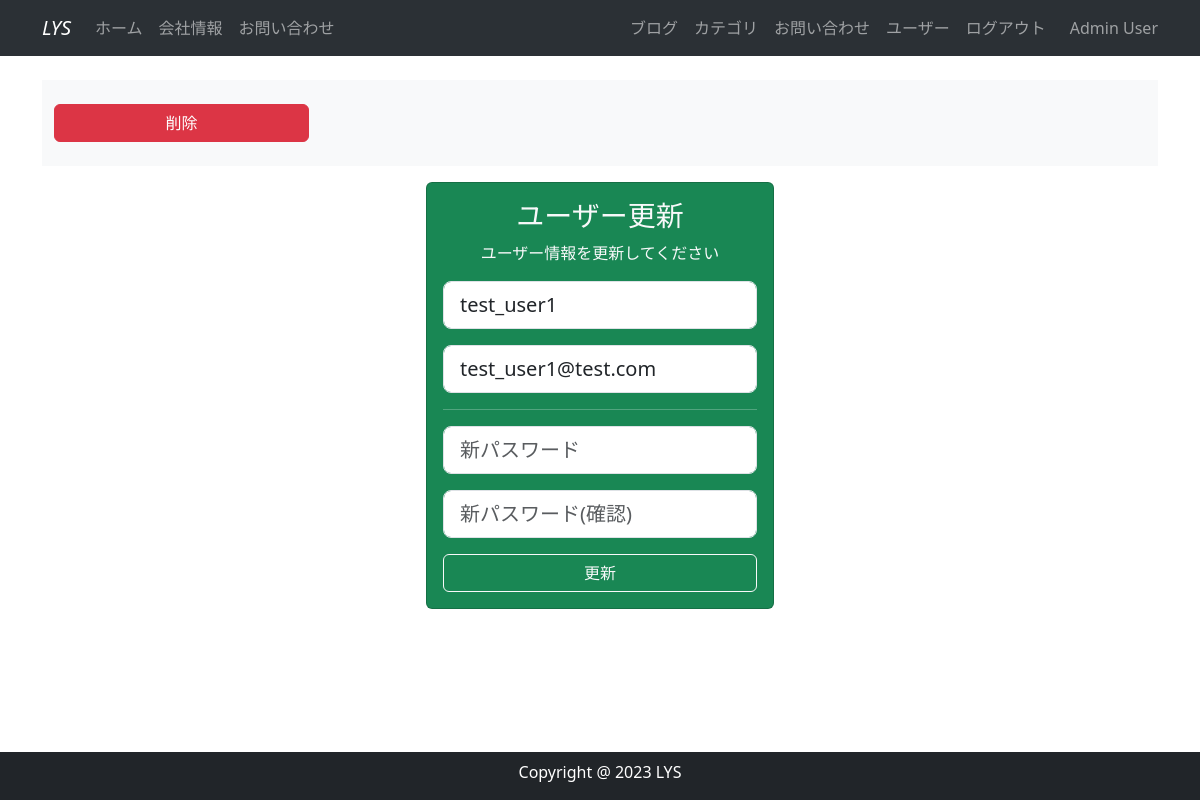
The page /2/account (signed in) on the database its author committed.
### company_blog/models.py (models this page shows, shortened)
class User(db.Model, UserMixin):   # テーブル(model)を作成※modelクラスがデータベースのテーブルになる(db.Modelを継承して作成)
    __tablename__ = 'users' # テーブル名を指定(これを記述しない場合はクラス名のuserがテーブル名になる)
    id = db.Column(db.Integer, primary_key=True)    # Primary_keyは自動で数字が振られる
    email = db.Column(db.String(64), unique=True, index=True)    # Stringは最大文字数を指定できる
    username = db.Column(db.String(64), unique=True, index=True)
    password_hash = db.Column(db.String(128)) # ハッシュ化=暗号化的なもの(暗号化は元に戻すことが可能だけどハッシュ化はできない)
    administrator = db.Column(db.String(1)) # ←追加した列
    post = db.relationship('BlogPost', backref='author', lazy='dynamic')    # モデル：BlogPostとのリレーションシップを設定【1対多の設定方法】
    @property
    def password(self):
        raise AttributeError('password is not a readable attribute')    # ハッシュ化前のPWを参照しようとすると←のエラーメッセージを表示
    def is_administrator(self):
        if self.administrator == "1":
            return 1
        else:
            return 0

### company_blog/users/views.py (the view)
@users.route('/<int:user_id>/account', methods=['GET', 'POST'])
@login_required
def account(user_id):
    with app.app_context():
        user = User.query.get_or_404(user_id)   # get_or_404=user_idで検索できればDBのレコードを変数へ格納、できなければ404エラーを格納
        if user.id != current_user.id and not current_user.is_administrator():
            abort(403)
        form = UpdateUserForm(user_id)  # ユーザーidをフォームに格納
        if form.validate_on_submit():   # 更新ボタンクリック時の処理(=フォームが送信され、かつ入力された内容に問題がないか確認)
            user.username = form.username.data  # フォームに入力されたユーザー名をモデルに格納
            user.email = form.email.data        # フォームに入力されたメールアドレスをモデルに格納
            if form.password.data:  # フォームにパスワードが入力されているか確認(パスワード入力時のみ処理するため)
                user.password = form.password.data  # フォームに入力されたパスワードをsetterを通じてプロパティ：passwordに設定する
            db.session.commit()
            flash('ユーザーアカウントが更新されました')
            return redirect(url_for('users.user_maintenance'))    # ユーザー管理ページへ遷移
        elif request.method == 'GET':   # 初期表示の処理を記述(対象レコードの更新フォームを表示)
            form.username.data = user.username  # フォームのユーザー名フィールドにDBから取得したユーザー名を格納
            form.email.data = user.email        # フォームのメールアドレスフィールドにDBから取得したメールアドレスを格納
    return render_template('users/account.html', form=form)   # form = UpdateUserForm(user_id)で作成したフォームをHTMLに渡す

### company_blog/users/forms.py (shortened to what this page needs)
class UpdateUserForm(FlaskForm):    # FlaskFormを継承してユーザー情報を更新するクラスを作成する
    email = StringField('メールアドレス', validators=[DataRequired(), Email()]) # message='メールアドレスが不正です'
    username = StringField('ユーザー名',validators=[DataRequired()])
    password = PasswordField('新パスワード',validators=[EqualTo('pass_confirm',message='パスワードが一致していません')])
    pass_confirm = PasswordField('新パスワード(確認)')
    submit = SubmitField('更新')
    def __init__(self, user_id, *args, **kwargs):    # ユーザー情報に対して何かしら処理する場合はuseridが必要になるため、formにuseridを格納しておくと便利
        super(UpdateUserForm, self).__init__(*args, **kwargs)   # このまま記述すると継承元(FlaskForm)のinit(初期化処理)が上書きされるため次の記述を行う
        self.id = user_id   # 初期値として受け取ったuser_idを属性に設定する(このidを元に対象のユーザーの情報を処理する)

### company_blog/models.py (called while the page is built)
@login_manager.user_loader  # ユーザー認証にかかわる関数を指定
def load_user(user_id):    # 引数にはユーザーを認証する際にユーザーを識別する情報を指定
    with app.app_context():
        return db.session.get(User, user_id)    # useridを元にUserからデータを読み込み、そのユーザーの情報を返す

### company_blog/templates/users/account.html (shortened to what this page needs)
{% extends "base.html" %}
{% block content %}
    {% if current_user.is_administrator() %}
    <div class="container my-3 py-4 bg-light">
        <div class="row">
            <div class="col-md-3">
                <button type="button"class="btn btn-danger w-100" data-bs-toggle="modal" data-bs-target="#del_modal">
                    削除
                </button>
            </div>
        </div>
    </div>
    {% endif %}
    <section id="user_update">
        <div class="container my-3">
            <div class="row">
                <div class="col-lg-4 mx-auto">
                    <div class="card bg-success text-center">
                        <div class="card-body text-light">
                            <h3>ユーザー更新</h3>
                            <p>ユーザー情報を更新してください</p>
                            <form method="post">
                                {{ render_field(form.username, placeholder="ユーザー名", class="form-control form-control-lg mb-3") }}
                                {{ render_field(form.email, placeholder="メールアドレス", class="form-control form-control-lg mb-3") }}
                                <hr>
                                {{ render_field(form.password, placeholder="新パスワード", class="form-control form-control-lg mb-3") }}
                                {{ render_field(form.pass_confirm, placeholder="新パスワード(確認)", class="form-control form-control-lg mb-3") }}
                                {{ form.submit(class="btn btn-outline-light w-100", value="更新") }}
                            </form>
                        </div>
                    </div>
                </div>
            </div>
        </div>
    </section>
{% endblock %}

### company_blog/templates/base.html (shortened to what this page needs)
<!DOCTYPE html>
<html lang="en">
<head>
    <link href="https://cdn.jsdelivr.net/npm/bootstrap@5.3.0/dist/css/bootstrap.min.css" rel="stylesheet">
</head>
<body>
    <nav class="navbar navbar-expand-lg bg-body-tertiary fixed-top" data-bs-theme="dark">
        <div class="container">
          <a class="navbar-brand fst-italic" href="{{url_for('main.index')}}">LYS</a>
          <div class="collapse navbar-collapse" id="navbarSupportedContent">
            <ul class="navbar-nav">
              <li class="nav-item">
                <a class="nav-link {% if request.endpoint == 'main.index' %} active{% endif %}" href="{{url_for('main.index')}}">ホーム</a>
              </li>
              <li class="nav-item">
                <a class="nav-link {% if request.endpoint == 'main.info' %} active{% endif %}" href="{{url_for('main.info')}}">会社情報</a>
              </li>
              <li class="nav-item">
                <a class="nav-link {% if request.endpoint == 'main.inquiry' %} active{% endif %}" href="{{url_for('main.inquiry')}}">お問い合わせ</a>
              </li>
            </ul>
            <br>
            <ul class="navbar-nav ms-auto">
              {% if current_user.is_authenticated %}
                <li class="nav-item">
                    <a class="nav-link {% if request.endpoint == 'main.blog_maintenance' %} active{% endif %}" href="{{url_for('main.blog_maintenance')}}">ブログ</a>
                </li>
                <li class="nav-item">
                    <a class="nav-link {% if request.endpoint == 'main.category_maintenance' %} active{% endif %}" href="{{url_for('main.category_maintenance')}}">カテゴリ</a>
                </li>
                <li class="nav-item">
                    <a class="nav-link {% if request.endpoint == 'main.inquiry_maintenance' %} active{% endif %}" href="{{url_for('main.inquiry_maintenance')}}">お問い合わせ</a>
                </li>
                <li class="nav-item">
                    <a class="nav-link {% if request.endpoint == 'users.user_maintenance' %} active{% endif %}" href="{{url_for('users.user_maintenance')}}">ユーザー</a>
                </li>
                <li class="nav-item">
                    <a class="nav-link" href="{{ url_for('users.logout') }}">ログアウト</a>
                </li>
                <span class="navbar-text ms-3">
                    {{ current_user.username | truncate(10) }}
                </span>
              {% endif %}
            </ul>
          </div>
        </div>
      </nav>
      {% from "_formhelpers.html" import render_field %}
      <div class="container" style="padding-top: 4rem; padding-bottom: 4rem;">
          {% block content %}
          {% endblock %}
      </div>
</body>
<footer id="fotter" class="fotter text-center pt-2 bg-dark fixed-bottom">
    <div class="container">
        <div class="row">
            <div class="col text-white">
                <p>Copyright @ 2023 LYS</p>
            </div>
        </div>
    </div>
</footer>
</html>

### company_blog/templates/_formhelpers.html (shortened to what this page needs)
{% macro render_field(field) %}
{{ field(**kwargs)|safe }}
{% endmacro %}

### rows shown on the page
User: username "Admin User"
User: username "test_user1", email "test_user1@test.com"
